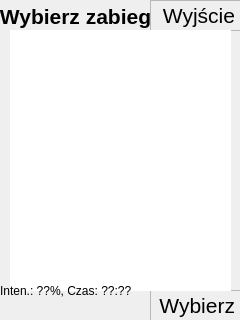
<?xml version="1.0" encoding="UTF-8"?>
<ui version="4.0">
 <class>selectScreen</class>
 <widget class="QMainWindow" name="selectScreen">
  <property name="geometry">
   <rect>
    <x>0</x>
    <y>0</y>
    <width>240</width>
    <height>320</height>
   </rect>
  </property>
  <property name="windowTitle">
   <string>Ekran Informacyjny</string>
  </property>
  <widget class="QWidget" name="centralwidget">
   <widget class="QWidget" name="layoutWidget">
    <property name="geometry">
     <rect>
      <x>0</x>
      <y>0</y>
      <width>151</width>
      <height>32</height>
     </rect>
    </property>
    <layout class="QHBoxLayout" name="horizontalLayout_4">
     <property name="sizeConstraint">
      <enum>QLayout::SetDefaultConstraint</enum>
     </property>
     <item>
      <spacer name="horizontalSpacer_4">
       <property name="orientation">
        <enum>Qt::Horizontal</enum>
       </property>
       <property name="sizeHint" stdset="0">
        <size>
         <width>23</width>
         <height>18</height>
        </size>
       </property>
      </spacer>
     </item>
     <item>
      <widget class="QLabel" name="menuNameLabel">
       <property name="font">
        <font>
         <pointsize>16</pointsize>
         <weight>75</weight>
         <bold>true</bold>
        </font>
       </property>
       <property name="text">
        <string>Wybierz zabieg</string>
       </property>
       <property name="alignment">
        <set>Qt::AlignCenter</set>
       </property>
      </widget>
     </item>
     <item>
      <spacer name="horizontalSpacer_5">
       <property name="orientation">
        <enum>Qt::Horizontal</enum>
       </property>
       <property name="sizeHint" stdset="0">
        <size>
         <width>28</width>
         <height>17</height>
        </size>
       </property>
      </spacer>
     </item>
    </layout>
   </widget>
   <widget class="QLabel" name="backLabel">
    <property name="geometry">
     <rect>
      <x>150</x>
      <y>0</y>
      <width>91</width>
      <height>31</height>
     </rect>
    </property>
    <property name="font">
     <font>
      <pointsize>16</pointsize>
     </font>
    </property>
    <property name="focusPolicy">
     <enum>Qt::NoFocus</enum>
    </property>
    <property name="frameShape">
     <enum>QFrame::StyledPanel</enum>
    </property>
    <property name="frameShadow">
     <enum>QFrame::Plain</enum>
    </property>
    <property name="lineWidth">
     <number>1</number>
    </property>
    <property name="midLineWidth">
     <number>0</number>
    </property>
    <property name="text">
     <string>Wyjście</string>
    </property>
    <property name="scaledContents">
     <bool>false</bool>
    </property>
    <property name="alignment">
     <set>Qt::AlignRight|Qt::AlignTrailing|Qt::AlignVCenter</set>
    </property>
   </widget>
   <widget class="QLabel" name="selectLabel">
    <property name="geometry">
     <rect>
      <x>150</x>
      <y>290</y>
      <width>91</width>
      <height>31</height>
     </rect>
    </property>
    <property name="font">
     <font>
      <pointsize>16</pointsize>
     </font>
    </property>
    <property name="focusPolicy">
     <enum>Qt::NoFocus</enum>
    </property>
    <property name="frameShape">
     <enum>QFrame::StyledPanel</enum>
    </property>
    <property name="text">
     <string>Wybierz</string>
    </property>
    <property name="alignment">
     <set>Qt::AlignRight|Qt::AlignTrailing|Qt::AlignVCenter</set>
    </property>
   </widget>
   <widget class="ScriptWidget" name="humanView">
    <property name="geometry">
     <rect>
      <x>10</x>
      <y>30</y>
      <width>221</width>
      <height>261</height>
     </rect>
    </property>
    <property name="frameShape">
     <enum>QFrame::NoFrame</enum>
    </property>
   </widget>
   <widget class="QWidget" name="layoutWidget">
    <property name="geometry">
     <rect>
      <x>0</x>
      <y>280</y>
      <width>160</width>
      <height>22</height>
     </rect>
    </property>
    <layout class="QHBoxLayout" name="horizontalLayout">
     <item>
      <widget class="QLabel" name="statuslabel">
       <property name="text">
        <string>Inten.: ??%, Czas: ??:??</string>
       </property>
      </widget>
     </item>
     <item>
      <spacer name="horizontalSpacer">
       <property name="orientation">
        <enum>Qt::Horizontal</enum>
       </property>
       <property name="sizeHint" stdset="0">
        <size>
         <width>17</width>
         <height>20</height>
        </size>
       </property>
      </spacer>
     </item>
    </layout>
   </widget>
  </widget>
 </widget>
 <customwidgets>
  <customwidget>
   <class>ScriptWidget</class>
   <extends>QGraphicsView</extends>
   <header>scriptwidget.h</header>
   <slots>
    <slot>setPName(QString)</slot>
    <slot>setPValue(int)</slot>
    <slot>setPValue(QString)</slot>
   </slots>
  </customwidget>
 </customwidgets>
 <resources/>
 <connections/>
</ui>
